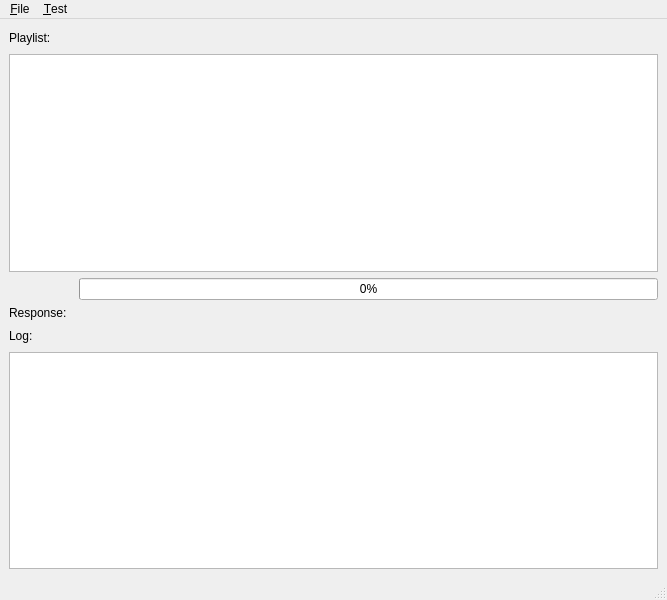
<?xml version="1.0" encoding="UTF-8"?>
<ui version="4.0">
 <class>muroaserverClass</class>
 <widget class="QMainWindow" name="muroaserverClass">
  <property name="geometry">
   <rect>
    <x>0</x>
    <y>0</y>
    <width>667</width>
    <height>600</height>
   </rect>
  </property>
  <property name="windowTitle">
   <string>Muroa Server</string>
  </property>
  <widget class="QWidget" name="centralwidget">
   <layout class="QGridLayout" name="gridLayout">
    <item row="0" column="0">
     <widget class="QLabel" name="label_2">
      <property name="text">
       <string>Playlist:</string>
      </property>
     </widget>
    </item>
    <item row="0" column="1" colspan="3">
     <spacer name="horizontalSpacer_2">
      <property name="orientation">
       <enum>Qt::Horizontal</enum>
      </property>
      <property name="sizeHint" stdset="0">
       <size>
        <width>595</width>
        <height>20</height>
       </size>
      </property>
     </spacer>
    </item>
    <item row="1" column="0" colspan="4">
     <widget class="QTableView" name="tableView"/>
    </item>
    <item row="2" column="0" colspan="3">
     <widget class="QLabel" name="command_label">
      <property name="text">
       <string>&lt;no command running&gt;</string>
      </property>
     </widget>
    </item>
    <item row="2" column="3">
     <widget class="QProgressBar" name="progressBar">
      <property name="value">
       <number>0</number>
      </property>
     </widget>
    </item>
    <item row="3" column="0" colspan="2">
     <widget class="QLabel" name="label_3">
      <property name="text">
       <string>Response:</string>
      </property>
     </widget>
    </item>
    <item row="3" column="2" colspan="2">
     <widget class="QLabel" name="response_label">
      <property name="text">
       <string>&lt;none&gt;</string>
      </property>
     </widget>
    </item>
    <item row="4" column="0">
     <widget class="QLabel" name="label">
      <property name="text">
       <string>Log:</string>
      </property>
     </widget>
    </item>
    <item row="4" column="1" colspan="3">
     <spacer name="horizontalSpacer">
      <property name="orientation">
       <enum>Qt::Horizontal</enum>
      </property>
      <property name="sizeHint" stdset="0">
       <size>
        <width>589</width>
        <height>20</height>
       </size>
      </property>
     </spacer>
    </item>
    <item row="5" column="0" colspan="4">
     <widget class="QPlainTextEdit" name="plainTextEdit"/>
    </item>
   </layout>
  </widget>
  <widget class="QMenuBar" name="menubar">
   <property name="geometry">
    <rect>
     <x>0</x>
     <y>0</y>
     <width>667</width>
     <height>21</height>
    </rect>
   </property>
   <widget class="QMenu" name="menu_File">
    <property name="title">
     <string>&amp;File</string>
    </property>
    <addaction name="actionExit"/>
    <addaction name="action_Open"/>
   </widget>
   <widget class="QMenu" name="menu_Test">
    <property name="title">
     <string>&amp;Test</string>
    </property>
    <addaction name="action_next_Revision"/>
    <addaction name="actionScan_collection"/>
   </widget>
   <addaction name="menu_File"/>
   <addaction name="menu_Test"/>
  </widget>
  <widget class="QStatusBar" name="statusbar"/>
  <action name="actionExit">
   <property name="text">
    <string>E&amp;xit</string>
   </property>
   <property name="shortcut">
    <string>Alt+X</string>
   </property>
  </action>
  <action name="action_Open">
   <property name="text">
    <string>&amp;Open ...</string>
   </property>
  </action>
  <action name="action_next_Revision">
   <property name="text">
    <string>&amp;next Revision</string>
   </property>
  </action>
  <action name="actionScan_collection">
   <property name="text">
    <string>scan collection</string>
   </property>
  </action>
 </widget>
 <resources/>
 <connections/>
</ui>
